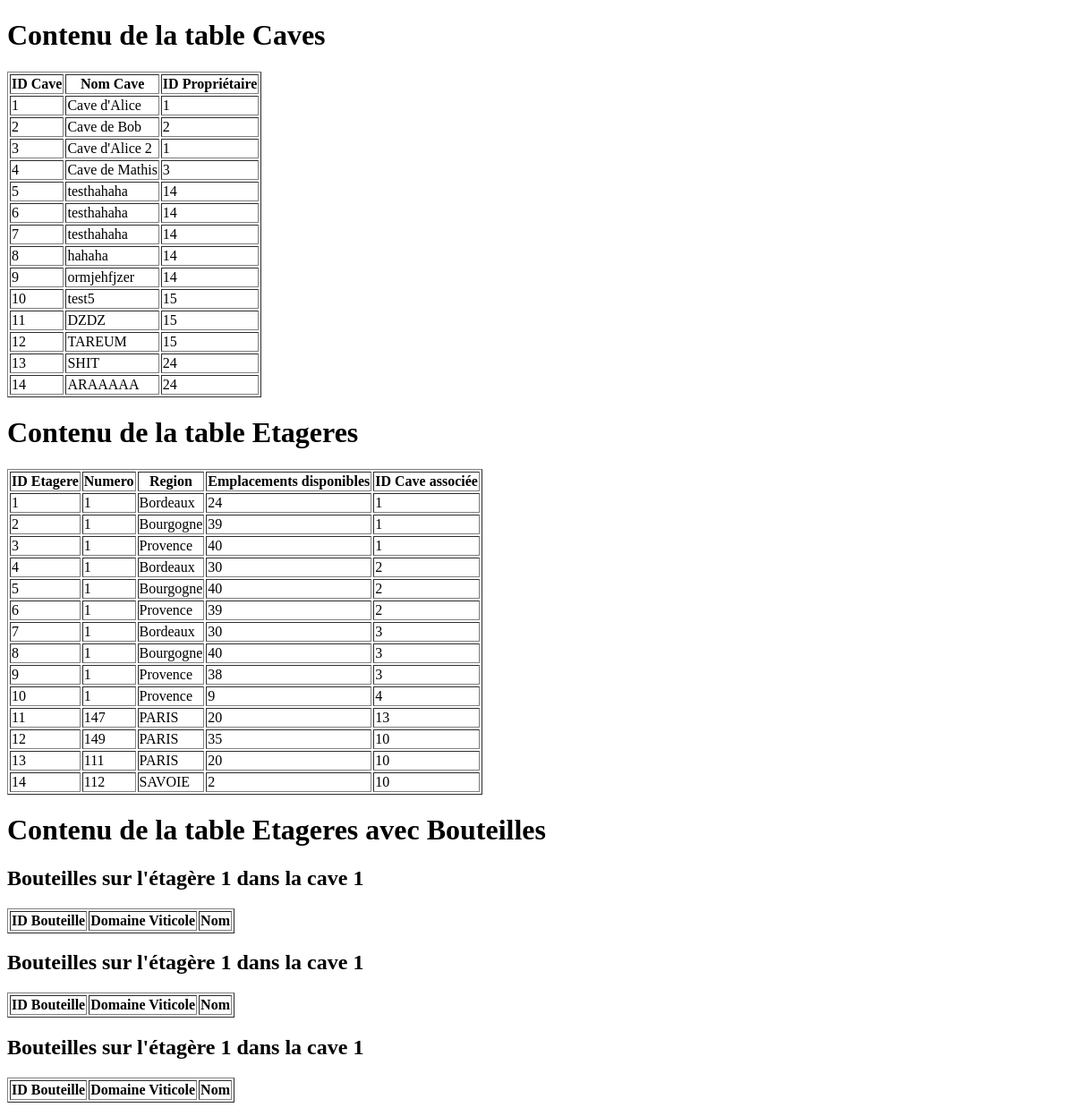
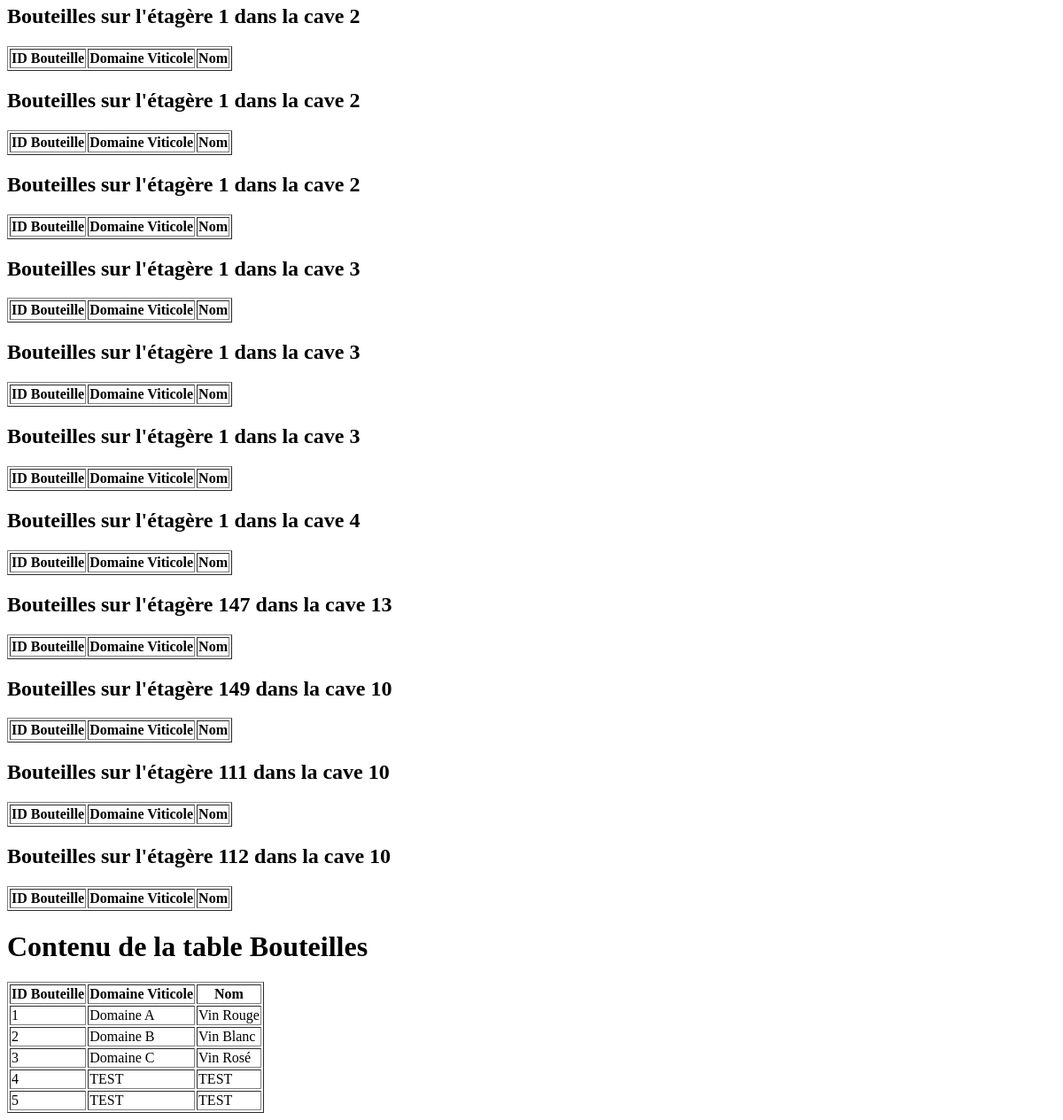
The page /debug on the database as committed earlier (2 pictures, top to bottom).
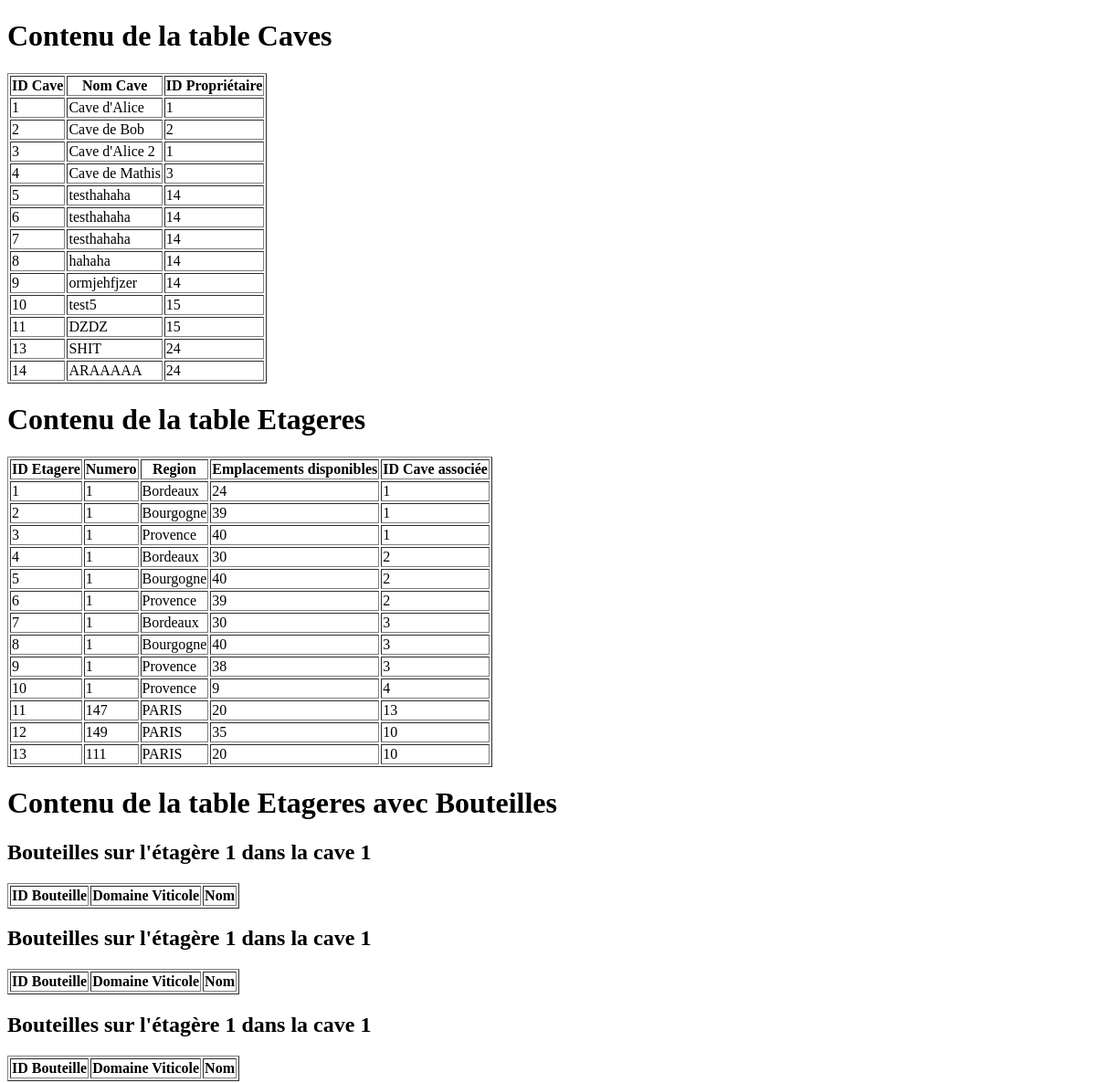
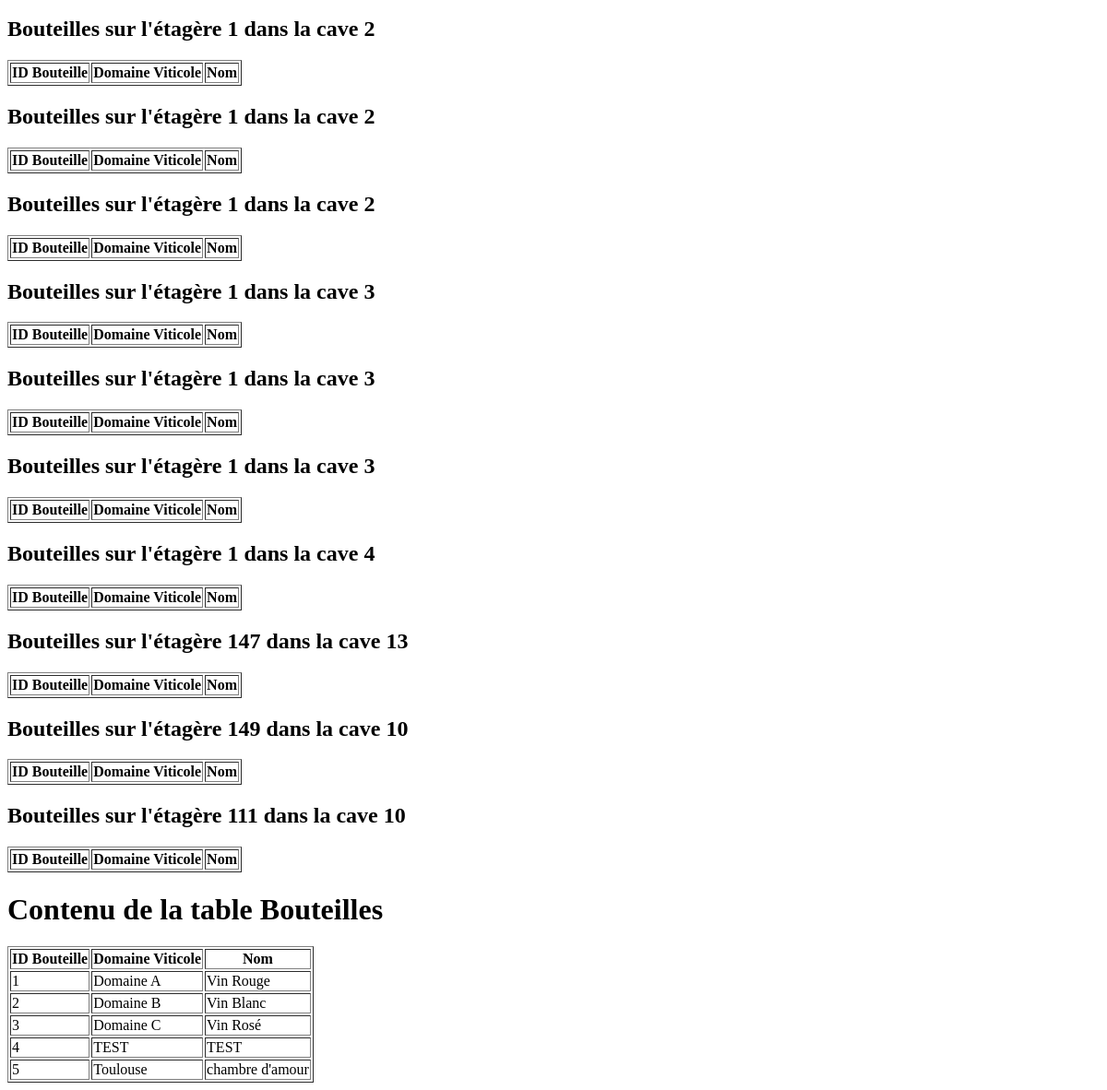
The same page on the database as committed later (2 pictures, top to bottom).
### tables this page shows
CREATE TABLE Caves (
                id_cave INTEGER PRIMARY KEY,
                nom_cave TEXT NOT NULL,
                proprietaire_id INTEGER NOT NULL,
                FOREIGN KEY (proprietaire_id) REFERENCES Utilisateurs(id_utilisateur)
            );

CREATE TABLE Etageres (
                id_etagere INTEGER PRIMARY KEY,
                numero INTEGER NOT NULL,
                region TEXT NOT NULL,
                emplacements_disponibles INTEGER NOT NULL,
                cave_associee_id INTEGER NOT NULL,
                FOREIGN KEY (cave_associee_id) REFERENCES Caves(id_cave)
            );

CREATE TABLE Bouteilles (
                id_bouteille INTEGER PRIMARY KEY,
                domaine_viticole TEXT NOT NULL,
                nom TEXT NOT NULL,
                type TEXT NOT NULL,
                annee INTEGER NOT NULL,
                region TEXT NOT NULL,
                commentaires TEXT,
                note_personnelle TEXT,
                note_moyenne TEXT,
                photo_etiquette TEXT,
                prix REAL
            );

### app.py (the view)
@app.route("/debug")
def afficher_tables():
    conn = sqlite3.connect("bdd.db")
    c = conn.cursor()
    c.execute("SELECT * FROM Utilisateurs")
    utilisateurs = c.fetchall()
    c.execute("SELECT * FROM Caves")
    caves = c.fetchall()
    c.execute("SELECT * FROM Etageres")
    etageres = c.fetchall()
    c.execute("SELECT * FROM Bouteilles")
    bouteilles = c.fetchall()
    conn.close()
    return render_template(
        "affichage_tables.html",
        utilisateurs=utilisateurs,
        caves=caves,
        etageres=etageres,
        bouteilles=bouteilles,
    )

### templates/affichage_tables.html (shortened to what this page needs)
<!DOCTYPE html>
<html lang="en">
<h1>Contenu de la table Caves</h1>
<table border="1">
    <tr>
        <th>ID Cave</th>
        <th>Nom Cave</th>
        <th>ID Propriétaire</th>
    </tr>
    {% for cave in caves %}
    <tr>
        <td>{{ cave[0] }}</td>
        <td>{{ cave[1] }}</td>
        <td>{{ cave[2] }}</td>
    </tr>
    {% endfor %}
</table>
<h1>Contenu de la table Etageres</h1>
<table border="1">
    <tr>
        <th>ID Etagere</th>
        <th>Numero</th>
        <th>Region</th>
        <th>Emplacements disponibles</th>
        <th>ID Cave associée</th>
    </tr>
    {% for etagere in etageres %}
    <tr>
        <td>{{ etagere[0] }}</td>
        <td>{{ etagere[1] }}</td>
        <td>{{ etagere[2] }}</td>
        <td>{{ etagere[3] }}</td>
        <td>{{ etagere[4] }}</td>
    </tr>
    {% endfor %}
</table>
<h1>Contenu de la table Etageres avec Bouteilles</h1>
{% for etagere in etageres %}
    <h2>Bouteilles sur l'étagère {{ etagere[1] }} dans la cave {{ etagere[4] }}</h2>
    <table border="1">
        <tr>
            <th>ID Bouteille</th>
            <th>Domaine Viticole</th>
            <th>Nom</th>
        </tr>
    </table>
{% endfor %}
<h1>Contenu de la table Bouteilles</h1>
<table border="1">
    <tr>
        <th>ID Bouteille</th>
        <th>Domaine Viticole</th>
        <th>Nom</th>
    </tr>
    {% for bouteille in bouteilles %}
    <tr>
        <td>{{ bouteille[0] }}</td>
        <td>{{ bouteille[1] }}</td>
        <td>{{ bouteille[2] }}</td>
    </tr>
    {% endfor %}
</table>
</html>

Rows that differ between the two databases and show on the page:
removed Caves: id_cave "12", nom_cave "TAREUM", proprietaire "15"
removed Etageres: id_etagere "14", numero "112", region "SAVOIE", emplacements_disponibles "2", cave_associee "10"
changed Bouteilles id 5: domaine_viticole "TEST" → "Toulouse"; nom "TEST" → "chambre d'amour"
